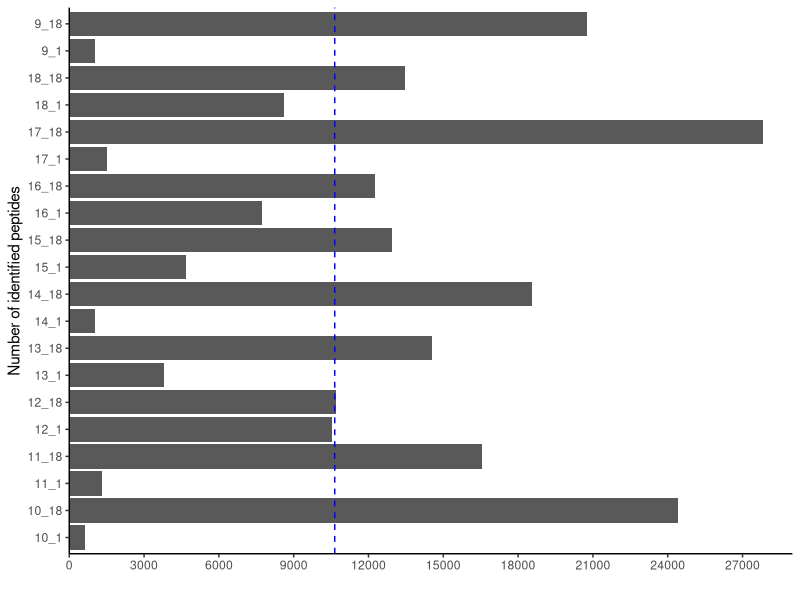
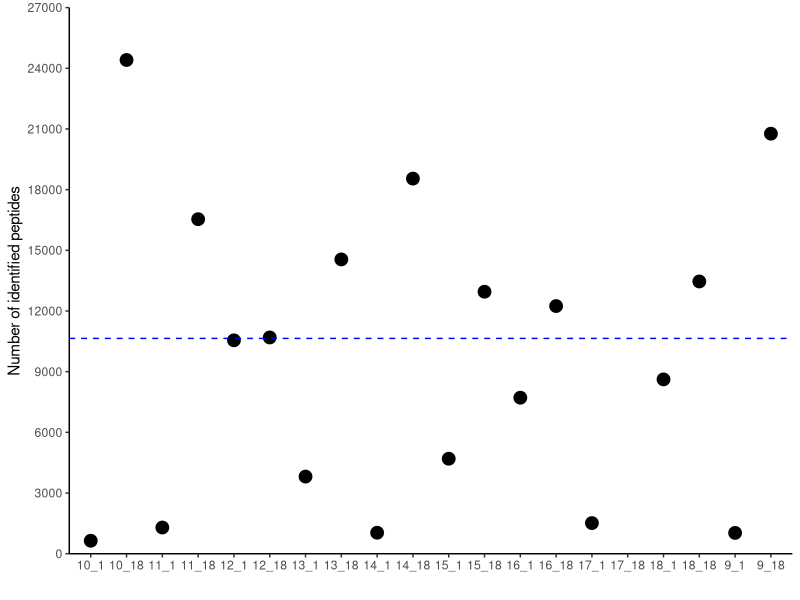
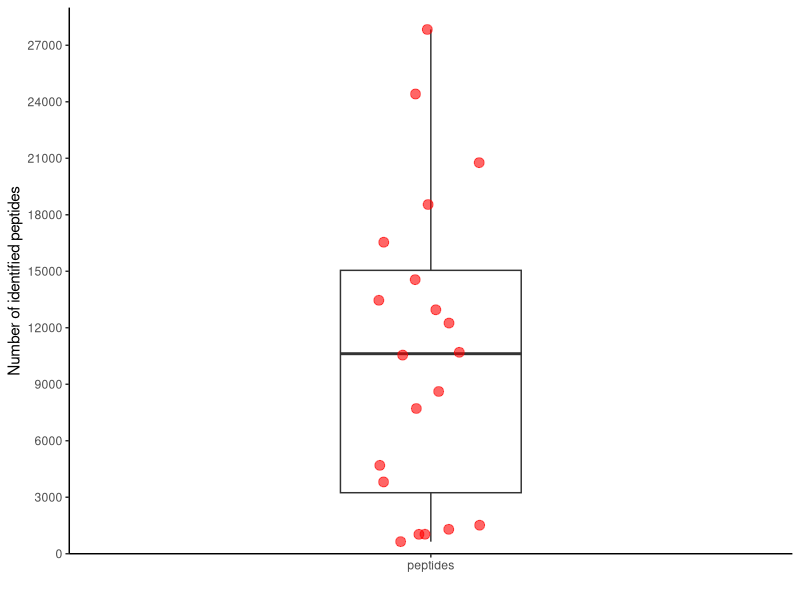
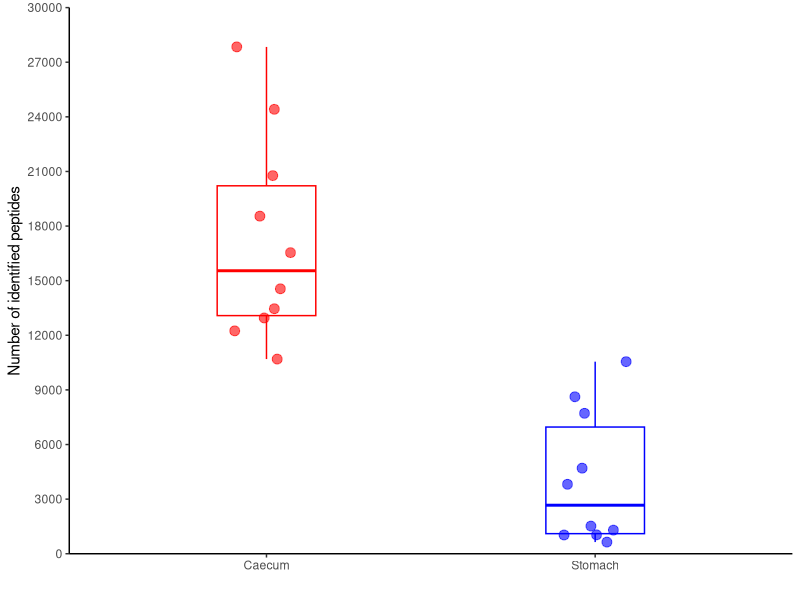
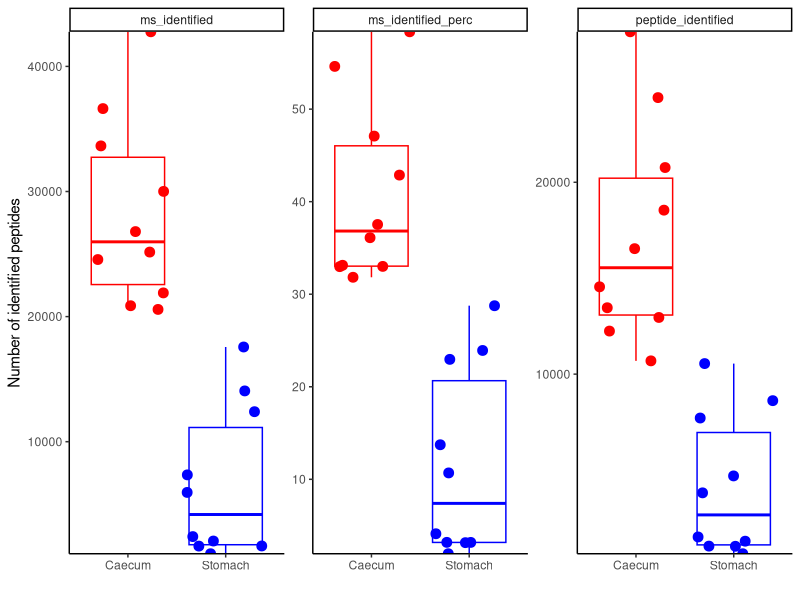

Recreate these plots in R, in order.
## ---- chunk 1
#| warning: false
## libraries
library(tidyverse)


# input data

# Metaproteomics quality control data from MaxQuant
df_qc <- read.table("../../project/rawdata/final_summary.tsv",
                    header = TRUE,
                    sep = "\t",
                    check.names = FALSE)
# Metadata
metadata <- read.table("../../project/rawdata/metadata_metapro.txt",
                       header = TRUE,
                       sep = "\t"
                       )
## ---- chunk 2
#| warning: false

metadata_clean <- metadata %>%
  rename(sample = Probenname) %>%
  mutate(sample = str_replace_all(sample, "\\.", "_")) %>%
  separate(Abschnitt,
    into = c("region", "source",
      sep = " "
    )
  )
## ---- chunk 3
clean_qc <- df_qc %>%
  select(
    "Raw file",
    "Peptide Sequences Identified",
    "MS/MS Identified",
    "MS/MS Identified [%]"
  ) %>%
  rename(
    sample = "Raw file",
    peptide_identified = "Peptide Sequences Identified",
    ms_identified = "MS/MS Identified",
    ms_identified_perc = "MS/MS Identified [%]"
  ) %>%
  filter(sample != "Total")
## ---- chunk 4
max(clean_qc$peptide_identified)

sapply(clean_qc[2:4], mean)


summary_table <- data.frame(
  stats = c("Max", "Mean", "Min"),
  peptide_identified = round(c(25687.0, 11420.1500, 472.00)),
  ms_identified = round(c(28442.0, 13235.5000, 766.00)),
  ms_identified_perc = round(c(29.9, 14.8755, 0.98), 2)
)

summary_table

write.csv(summary_table, "../../project/rawdata/summary.csv")
## ---- chunk 5
pivoted_data <- clean_qc %>%
  pivot_longer(-(sample), names_to = "qc", values_to = "value")

head(pivoted_data)
## ---- chunk 6

 pivoted_data %>%
  filter(qc=="peptide_identified") %>% 
   ggplot(aes(x=value,
             y=sample)) +
  geom_bar(stat = "identity") +
  geom_vline(aes(xintercept=mean(value)),
              color="blue", linetype="dashed") +
  scale_x_continuous(expand = c(0,0),
                     limits = c(0, 29000),
                     breaks=seq(0, 29000, by=3000)) +
  labs(x="",
       y="Number of identified peptides") +
  theme_classic()
 
 pivoted_data %>%
   filter(qc=="peptide_identified") %>%
  ggplot(aes(x=sample,
             y=value)) +
  geom_point(size=4)+
  geom_hline(aes(yintercept=mean(value)),
             color="blue", linetype="dashed") +
  scale_y_continuous(expand = c(0,0),
                     limits = c(0, 27000),
                     breaks=seq(0, 27000, by=3000)) +
  labs(x="",
       y="Number of identified peptides") +
  theme_classic()
## ---- chunk 7
 pivoted_data %>%
  filter(qc=="peptide_identified") %>%
  ggplot(aes(x="peptides",
             y=value)) +
  geom_boxplot(width = 0.3)+ 
  geom_jitter(width = 0.1,
              size = 3,
              color = "red",
              alpha = 0.6) +
  scale_y_continuous(expand = c(0,0),
                     limits = c(0, 29000),
                     breaks=seq(0, 29000, by=3000)) +
  labs(x="",
       y="Number of identified peptides") +
  theme_classic()
## ---- chunk 8
 pivoted_data %>%
  filter(qc=="peptide_identified") %>%
  inner_join(metadata_clean, by="sample") %>%
  ggplot(aes(x=region,
             y=value,
             color=region)) +
  geom_boxplot(width = 0.3,
               outlier.shape = NA, 
               show.legend = FALSE)+ 
  geom_jitter(width= 0.1,
              size=3, 
              show.legend = FALSE,
              alpha = 0.6) +
  scale_y_continuous(expand = c(0,0),
                     limits = c(0, 30000),
                     breaks=seq(0, 30000, by=3000)) +
  labs(x="",
       y="Number of identified peptides") +
  scale_color_manual(values = c("red", "blue")) +
  theme_classic()
## ---- chunk 9
 pivoted_data %>%
   inner_join(metadata_clean, 
              by = "sample"
              ) %>%
   ggplot(aes(x = region,
              y = value,
              color = region
              )
          ) +
   geom_boxplot(outlier.shape = NA, 
                show.legend = FALSE
                ) +
   geom_jitter(size = 3,
               show.legend = FALSE
               ) +
   scale_y_continuous(expand = c(0, 0),
                      # limits = c(0, 27000),
                      # breaks=seq(0, 27000, by=3000)
                      ) +
   labs(x = "",
        y = "Number of identified peptides"
        ) +
   scale_color_manual(values = c("red", "blue")
                      ) +
   theme_classic() +
   facet_wrap(~qc, 
              scales = "free"
              )

